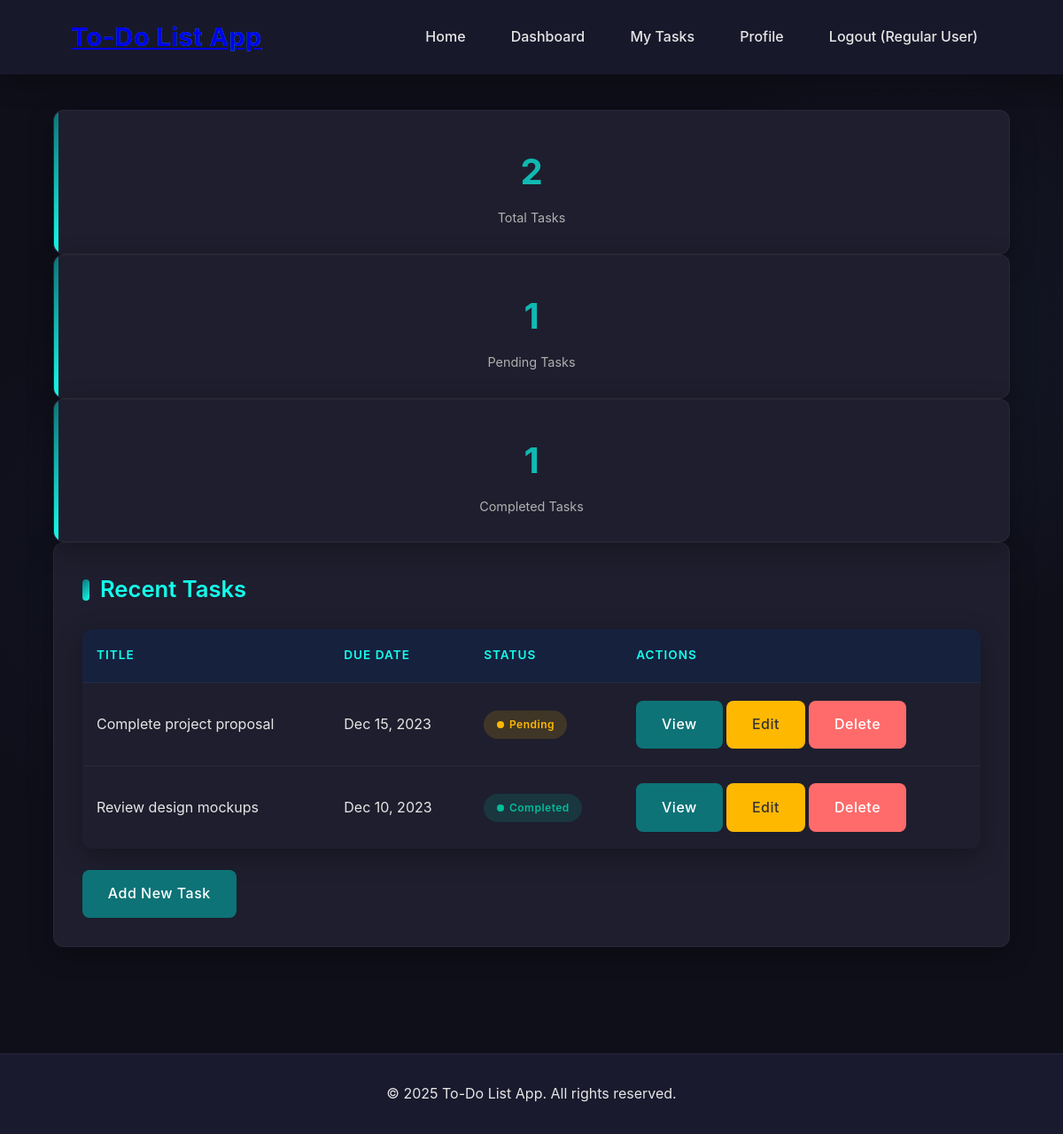
Page /user/dashboard.php (signed in) on the committed database.
### tables this page shows
CREATE TABLE `tasks` (
  `id` int(11) NOT NULL AUTO_INCREMENT,
  `user_id` int(11) NOT NULL,
  `org_id` int(11) DEFAULT NULL,
  `assigned_by` int(11) DEFAULT NULL,
  `title` varchar(255) NOT NULL,
  `description` text,
  `status` enum('pending','completed') NOT NULL DEFAULT 'pending',
  `priority` enum('low','medium','high') DEFAULT 'medium',
  `due_date` date DEFAULT NULL,
  `created_at` datetime DEFAULT CURRENT_TIMESTAMP,
  `updated_at` datetime DEFAULT CURRENT_TIMESTAMP ON UPDATE CURRENT_TIMESTAMP,
  PRIMARY KEY (`id`),
  KEY `user_id` (`user_id`),
  KEY `org_id` (`org_id`),
  KEY `assigned_by` (`assigned_by`),
  CONSTRAINT `tasks_ibfk_1` FOREIGN KEY (`user_id`) REFERENCES `users` (`id`) ON DELETE CASCADE,
  CONSTRAINT `tasks_ibfk_2` FOREIGN KEY (`org_id`) REFERENCES `organizations` (`id`) ON DELETE SET NULL,
  CONSTRAINT `tasks_ibfk_3` FOREIGN KEY (`assigned_by`) REFERENCES `users` (`id`) ON DELETE SET NULL
);

### user/dashboard.php (the view, shortened to what this page needs)
<?php
require_once '../includes/header.php';
$db = new Database();
$conn = $db->getConnection();
$user_id = $_SESSION['user_id'];
$query = "SELECT * FROM tasks WHERE user_id = :user_id ORDER BY created_at DESC";
$stmt = $conn->prepare($query);
$stmt->bindParam(':user_id', $user_id);
$stmt->execute();
$tasks = $stmt->fetchAll(PDO::FETCH_ASSOC);
$query = "SELECT status, COUNT(*) as count FROM tasks WHERE user_id = :user_id GROUP BY status";
$stmt = $conn->prepare($query);
$stmt->bindParam(':user_id', $user_id);
$stmt->execute();
$task_counts = $stmt->fetchAll(PDO::FETCH_ASSOC);
$pending_count = 0;
$completed_count = 0;
foreach ($task_counts as $count) {
    if ($count['status'] === 'pending') {
        $pending_count = $count['count'];
    } elseif ($count['status'] === 'completed') {
        $completed_count = $count['count'];
    }
}
$total_tasks = $pending_count + $completed_count;
?>
<div class="stats">
    <div class="stat-card">
        <h3><?php echo $total_tasks; ?></h3>
        <p>Total Tasks</p>
    </div>
    <div class="stat-card">
        <h3><?php echo $pending_count; ?></h3>
        <p>Pending Tasks</p>
    </div>
    <div class="stat-card">
        <h3><?php echo $completed_count; ?></h3>
        <p>Completed Tasks</p>
    </div>
</div>
<div class="card">
    <h2>Recent Tasks</h2>
    <?php if (count($tasks) > 0): ?>
        <table class="table">
            <thead>
                <tr>
                    <th>Title</th>
                    <th>Due Date</th>
                    <th>Status</th>
                    <th>Actions</th>
                </tr>
            </thead>
            <tbody>
                <?php foreach ($tasks as $task): ?>
                    <tr>
                        <td><?php echo $task['title']; ?></td>
                        <td><?php echo formatDate($task['due_date']); ?></td>
                        <td><?php echo getStatusBadge($task['status']); ?></td>
                        <td>
                            <a href="tasks.php?action=view&id=<?php echo $task['id']; ?>" class="btn">View</a>
                            <a href="tasks.php?action=edit&id=<?php echo $task['id']; ?>" class="btn btn-warning">Edit</a>
                            <a href="tasks.php?action=delete&id=<?php echo $task['id']; ?>" class="btn btn-danger" onclick="return confirm('Are you sure?')">Delete</a>
                        </td>
                    </tr>
                <?php endforeach; ?>
            </tbody>
        </table>
    <?php else: ?>
        <p>You don't have any tasks yet. <a href="tasks.php?action=create">Create your first task</a></p>
    <?php endif; ?>
    <a href="tasks.php?action=create" class="btn">Add New Task</a>
</div>
<?php
require_once '../includes/footer.php';
?>

### includes/functions.php (shortened to what this page needs)
<?php
function formatDate($date) {
    return date('M j, Y', strtotime($date));
}
function getStatusBadge($status) {
    if ($status === 'completed') {
        return '<span class="badge completed">Completed</span>';
    } else {
        return '<span class="badge pending">Pending</span>';
    }
}
?>

### css/style.css (style rules this page uses)
:root { --primary-color: #1a1a2e; --secondary-color: #16213e; --accent-color: #0d7377; --accent-hover: #14ffec; --text-color: #e6e6e6; --text-muted: #b0b0b0; --background-color: #0f0f1a; --card-bg: #1e1e2e; --card-hover: #252536; --success-color: #00bd9d; --warning-color: #ffb800; --danger-color: #ff6b6b; --info-color: #4ecca3; --border-radius: 12px; --border-radius-sm: 8px; --shadow: 0 8px 30px rgba(0, 0, 0, 0.3); --shadow-hover: 0 12px 40px rgba(0, 0, 0, 0.4); --transition: all 0.3s ease; --gradient: linear-gradient(135deg, #0d7377 0%, #14ffec 100%); }
* { margin: 0; padding: 0; box-sizing: border-box; }
body { font-family: 'Inter', 'Segoe UI', Tahoma, Geneva, Verdana, sans-serif; background-color: var(--background-color); color: var(--text-color); line-height: 1.6; background-image: radial-gradient(circle at 15% 50%, rgba(29, 53, 87, 0.1) 0%, transparent 25%), radial-gradient(circle at 85% 30%, rgba(69, 123, 157, 0.1) 0%, transparent 25%); min-height: 100vh; }
.card { background-color: var(--card-bg); border-radius: var(--border-radius); padding: 2rem; margin-bottom: 2rem; box-shadow: var(--shadow); transition: var(--transition); border: 1px solid rgba(255, 255, 255, 0.05); }
.card h2 { margin-bottom: 1.5rem; color: var(--accent-hover); font-weight: 600; font-size: 1.6rem; display: flex; align-items: center; gap: 0.75rem; }
.card h2::before { content: ""; display: inline-block; width: 8px; height: 24px; background: var(--gradient); border-radius: 20px; }
.btn { display: inline-flex; align-items: center; justify-content: center; gap: 0.5rem; padding: 0.9rem 1.8rem; border: none; border-radius: var(--border-radius-sm); background-color: var(--accent-color); color: white; text-decoration: none; cursor: pointer; transition: var(--transition); font-weight: 500; letter-spacing: 0.5px; position: relative; overflow: hidden; }
.btn::before { content: ''; position: absolute; top: 0; left: -100%; width: 100%; height: 100%; background: linear-gradient(90deg, transparent, rgba(255, 255, 255, 0.2), transparent); transition: 0.5s; }
.btn-warning { background-color: var(--warning-color); color: #333; }
.btn-danger { background-color: var(--danger-color); }
.table { width: 100%; border-collapse: separate; border-spacing: 0; margin-bottom: 1.5rem; border-radius: var(--border-radius); overflow: hidden; box-shadow: var(--shadow); }
.table th, .table td { padding: 1.2rem 1rem; text-align: left; border-bottom: 1px solid rgba(255, 255, 255, 0.05); }
.table th { background-color: var(--secondary-color); color: var(--accent-hover); font-weight: 600; text-transform: uppercase; font-size: 0.85rem; letter-spacing: 1px; }
.table tr:last-child td { border-bottom: none; }
.table tr { transition: var(--transition); }
.badge { padding: 0.4rem 0.9rem; border-radius: 20px; font-size: 0.75rem; font-weight: 600; letter-spacing: 0.5px; display: inline-flex; align-items: center; gap: 0.4rem; }
.badge::before { content: ""; display: inline-block; width: 8px; height: 8px; border-radius: 50%; }
.badge.pending { background-color: rgba(255, 184, 0, 0.15); color: var(--warning-color); }
.badge.pending::before { background-color: var(--warning-color); }
.badge.completed { background-color: rgba(0, 189, 157, 0.15); color: var(--success-color); }
.badge.completed::before { background-color: var(--success-color); }
.stat-card { background: var(--card-bg); border-radius: var(--border-radius); padding: 1.8rem; text-align: center; box-shadow: var(--shadow); transition: var(--transition); border: 1px solid rgba(255, 255, 255, 0.05); position: relative; overflow: hidden; }
.stat-card::before { content: ''; position: absolute; top: 0; left: 0; width: 5px; height: 100%; background: var(--gradient); }
.stat-card h3 { font-size: 2.5rem; margin: 0.5rem 0; font-weight: 700; background: var(--gradient); -webkit-background-clip: text; background-clip: text; color: transparent; }
.stat-card p { color: var(--text-muted); font-size: 0.9rem; }
.card, .stat-card, .alert { animation: fadeIn 0.5s ease-out; }

### rows in the picture
tasks: title "Complete project proposal", due_date "Dec 15, 2023", status "Pending"
tasks: title "Review design mockups", due_date "Dec 10, 2023", status "Completed"

### other values in the picture
APP_NAME "To-Do List App"
$_SESSION['name'] "Regular User"
